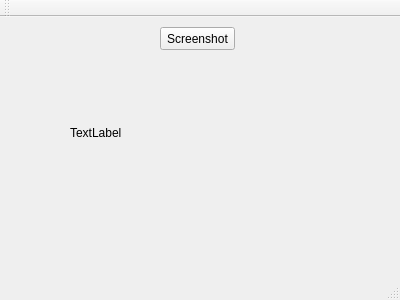
<?xml version="1.0" encoding="UTF-8"?>
<ui version="4.0">
 <class>MainWindow</class>
 <widget class="QMainWindow" name="MainWindow">
  <property name="geometry">
   <rect>
    <x>0</x>
    <y>0</y>
    <width>400</width>
    <height>300</height>
   </rect>
  </property>
  <property name="windowTitle">
   <string>MainWindow</string>
  </property>
  <widget class="QWidget" name="centralWidget">
   <widget class="QLabel" name="imageLabel">
    <property name="geometry">
     <rect>
      <x>70</x>
      <y>40</y>
      <width>261</width>
      <height>151</height>
     </rect>
    </property>
    <property name="text">
     <string>TextLabel</string>
    </property>
   </widget>
   <widget class="QPushButton" name="ssButton">
    <property name="geometry">
     <rect>
      <x>160</x>
      <y>10</y>
      <width>75</width>
      <height>23</height>
     </rect>
    </property>
    <property name="text">
     <string>Screenshot</string>
    </property>
   </widget>
  </widget>
  <widget class="QMenuBar" name="menuBar">
   <property name="geometry">
    <rect>
     <x>0</x>
     <y>0</y>
     <width>400</width>
     <height>21</height>
    </rect>
   </property>
  </widget>
  <widget class="QToolBar" name="mainToolBar">
   <attribute name="toolBarArea">
    <enum>TopToolBarArea</enum>
   </attribute>
   <attribute name="toolBarBreak">
    <bool>false</bool>
   </attribute>
  </widget>
  <widget class="QStatusBar" name="statusBar"/>
 </widget>
 <layoutdefault spacing="6" margin="11"/>
 <resources/>
 <connections/>
</ui>
